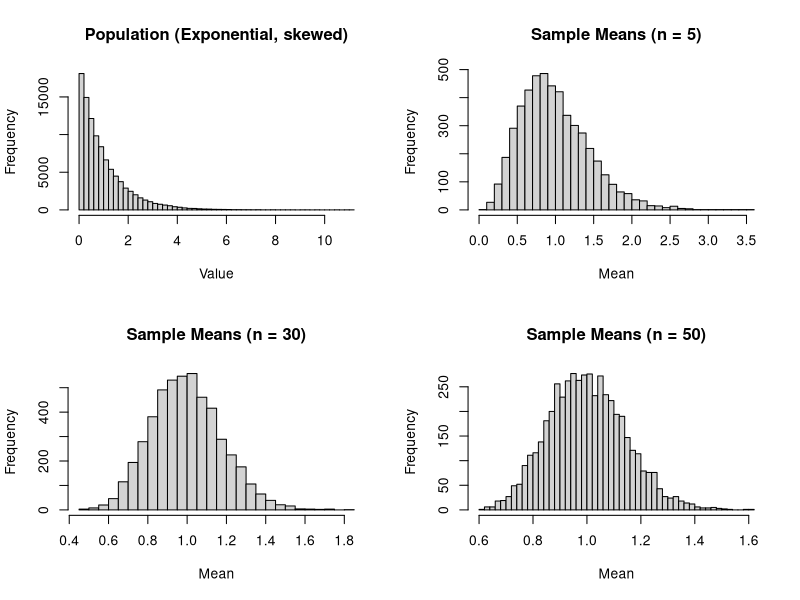

The R source for this figure:
# CLT simulation in R (non-normal population)
set.seed(123)

# 1) Create a non-normal population: Exponential (right-skewed)
N_pop <- 100000
population <- rexp(N_pop, rate = 1)

# 2) Function to generate many sample means for a given n
sample_means <- function(n, reps = 5000) {
  replicate(reps, mean(sample(population, size = n, replace = TRUE)))
}

# 3) Generate sampling distributions of the mean
reps <- 5000
means_n5  <- sample_means(5, reps)
means_n30 <- sample_means(30, reps)
means_n50 <- sample_means(50, reps)

# 4) Plot: population vs sampling distributions
par(mfrow = c(2,2))

hist(population, breaks = 60, main = "Population (Exponential, skewed)", xlab = "Value")
hist(means_n5,  breaks = 40, main = "Sample Means (n = 5)",  xlab = "Mean")
hist(means_n30, breaks = 40, main = "Sample Means (n = 30)", xlab = "Mean")
hist(means_n50, breaks = 40, main = "Sample Means (n = 50)", xlab = "Mean")

par(mfrow = c(1,1))
